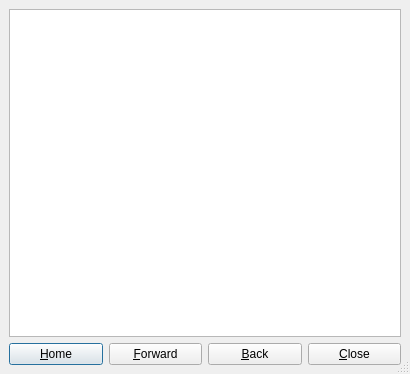
<ui version="4.0" >
 <author></author>
 <comment></comment>
 <exportmacro></exportmacro>
 <class>QgsHelpViewerBase</class>
 <widget class="QDialog" name="QgsHelpViewerBase" >
  <property name="geometry" >
   <rect>
    <x>0</x>
    <y>0</y>
    <width>410</width>
    <height>374</height>
   </rect>
  </property>
  <property name="windowTitle" >
   <string>QGIS Help</string>
  </property>
  <property name="sizeGripEnabled" >
   <bool>true</bool>
  </property>
  <layout class="QGridLayout" >
   <property name="margin" >
    <number>9</number>
   </property>
   <property name="spacing" >
    <number>6</number>
   </property>
   <item row="0" column="0" >
    <widget class="QTextBrowser" name="textBrowser" />
   </item>
   <item row="1" column="0" >
    <layout class="QHBoxLayout" >
     <property name="margin" >
      <number>0</number>
     </property>
     <property name="spacing" >
      <number>6</number>
     </property>
     <item>
      <widget class="QPushButton" name="buttonHome" >
       <property name="text" >
        <string>&amp;Home</string>
       </property>
       <property name="shortcut" >
        <string>Alt+H</string>
       </property>
       <property name="autoDefault" >
        <bool>true</bool>
       </property>
      </widget>
     </item>
     <item>
      <widget class="QPushButton" name="buttonForward" >
       <property name="text" >
        <string>&amp;Forward</string>
       </property>
       <property name="shortcut" >
        <string>Alt+F</string>
       </property>
       <property name="autoDefault" >
        <bool>true</bool>
       </property>
      </widget>
     </item>
     <item>
      <widget class="QPushButton" name="buttonBack" >
       <property name="text" >
        <string>&amp;Back</string>
       </property>
       <property name="shortcut" >
        <string>Alt+B</string>
       </property>
       <property name="autoDefault" >
        <bool>true</bool>
       </property>
      </widget>
     </item>
     <item>
      <widget class="QPushButton" name="buttonCancel" >
       <property name="text" >
        <string>&amp;Close</string>
       </property>
       <property name="shortcut" >
        <string>Alt+C</string>
       </property>
       <property name="autoDefault" >
        <bool>true</bool>
       </property>
      </widget>
     </item>
    </layout>
   </item>
  </layout>
 </widget>
 <layoutdefault spacing="6" margin="11" />
 <pixmapfunction>qPixmapFromMimeSource</pixmapfunction>
 <tabstops>
  <tabstop>textBrowser</tabstop>
  <tabstop>buttonHome</tabstop>
  <tabstop>buttonForward</tabstop>
  <tabstop>buttonBack</tabstop>
  <tabstop>buttonCancel</tabstop>
 </tabstops>
 <resources/>
 <connections/>
</ui>
